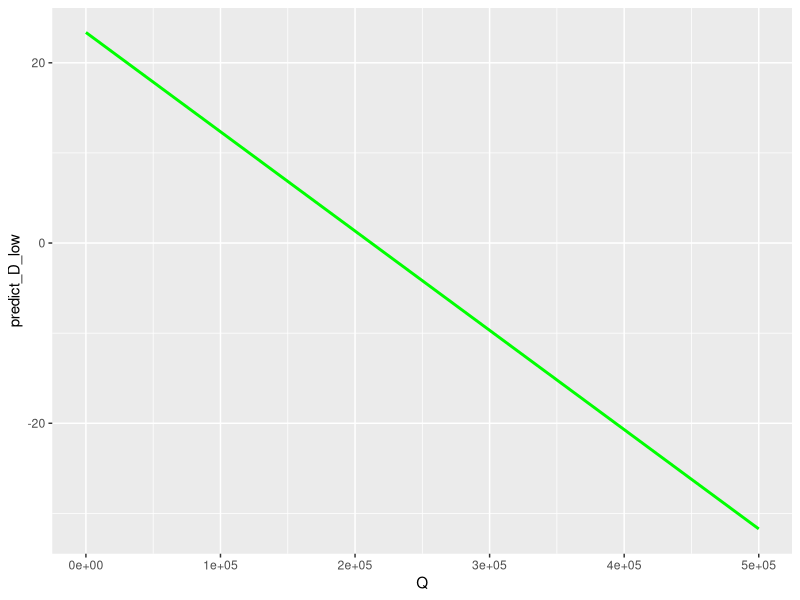
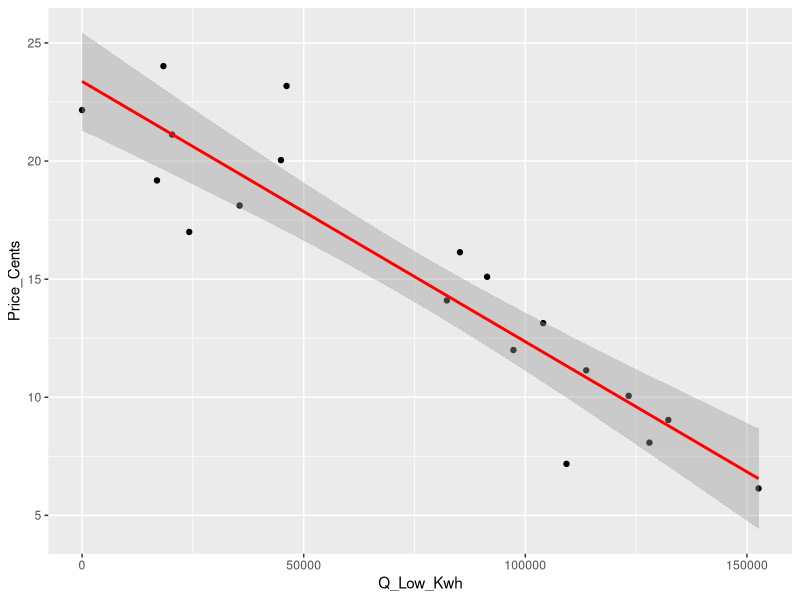
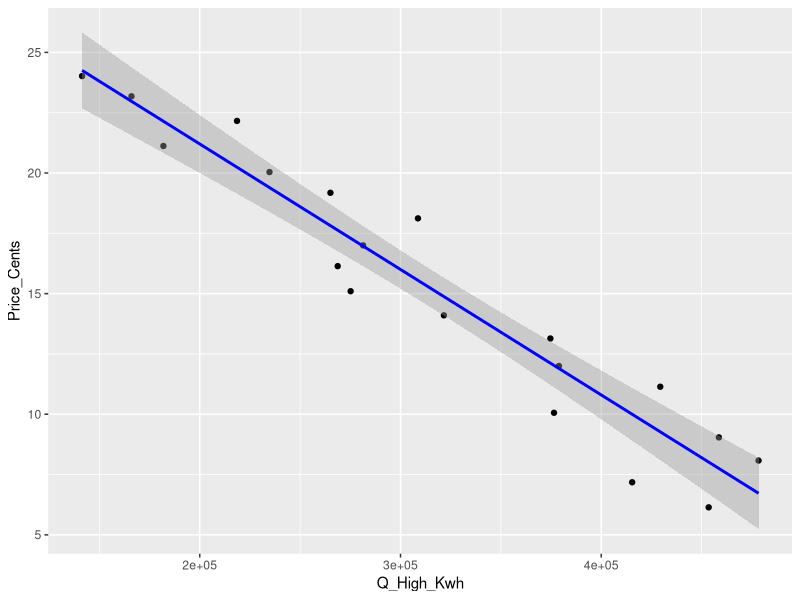

The R source for these figures, in order:
## ---- chunk 1
knitr::opts_chunk$set(echo = TRUE)

library(tidyverse)
library(here)
library(broom)
## ---- chunk 2
demand_h_l <- read_csv(here("HW3_data.csv"))
## ---- chunk 3

# Low Demand Curve

D_l <- lm(Price_Cents ~ Q_Low_Kwh, data = demand_h_l)

summary(D_l)

D_l_tidy <- tidy(D_l)

# dp_l <- D_l_tidy[2,2] + D_l_tidy[2,1]  # Need x from y = mx + b

D_l_data <- tibble(Q = 0:500000)

# predict_D_low <- predict(D_l, newdata = D_l_data)


D_l_data <- D_l_data %>% 
  mutate(predict_D_low = (Q * D_l$coefficient[2]) + D_l$coefficient[1])

ggplot(data = D_l_data, aes(x = Q, y = predict_D_low)) +
  stat_smooth(method = "lm", color = "green")

ggplot(data = demand_h_l, aes(x = Q_Low_Kwh, y = Price_Cents)) +
  geom_point() +
  stat_smooth(method = "lm", color = "red")


# High Demand Curve

D_h <- lm(Price_Cents ~ Q_High_Kwh, data = demand_h_l)

summary(D_h)

D_h_tidy <- tidy(D_h)

ggplot(data = demand_h_l, aes(x = Q_High_Kwh, y = Price_Cents)) +
  geom_point() +
  stat_smooth(method = "lm", color = "blue")



